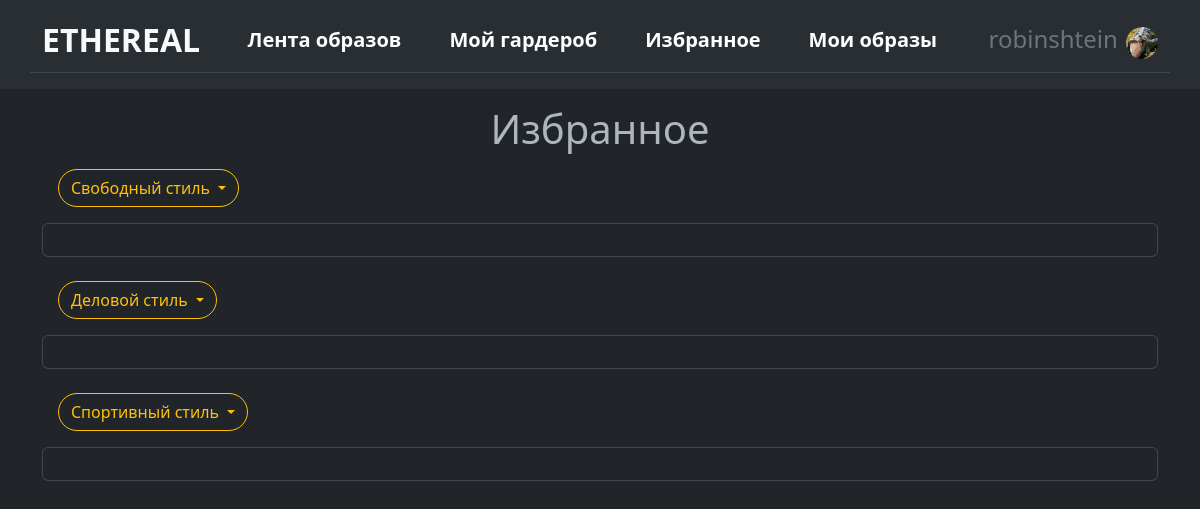
The page /favourite (signed in) on the database as committed earlier.
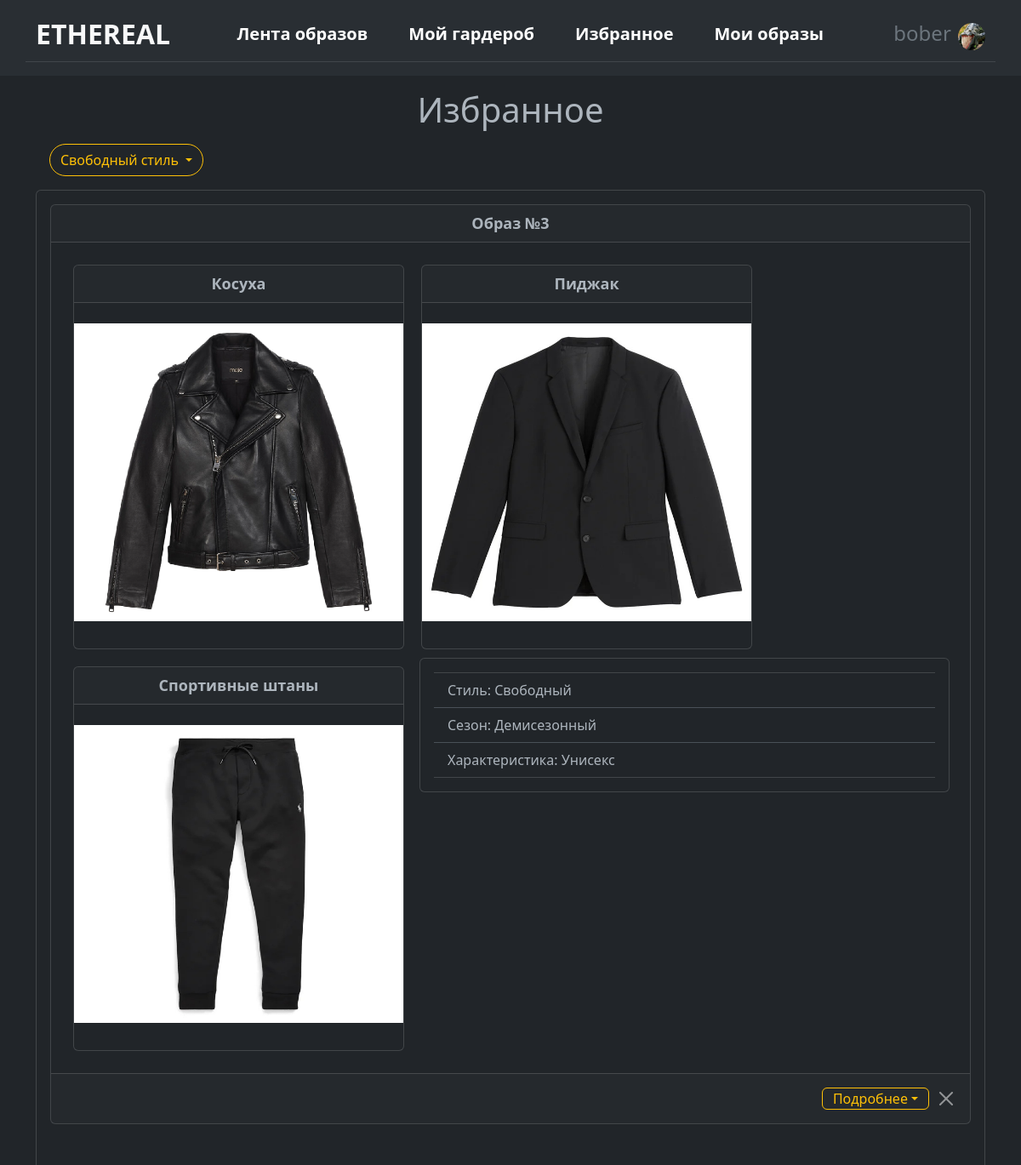
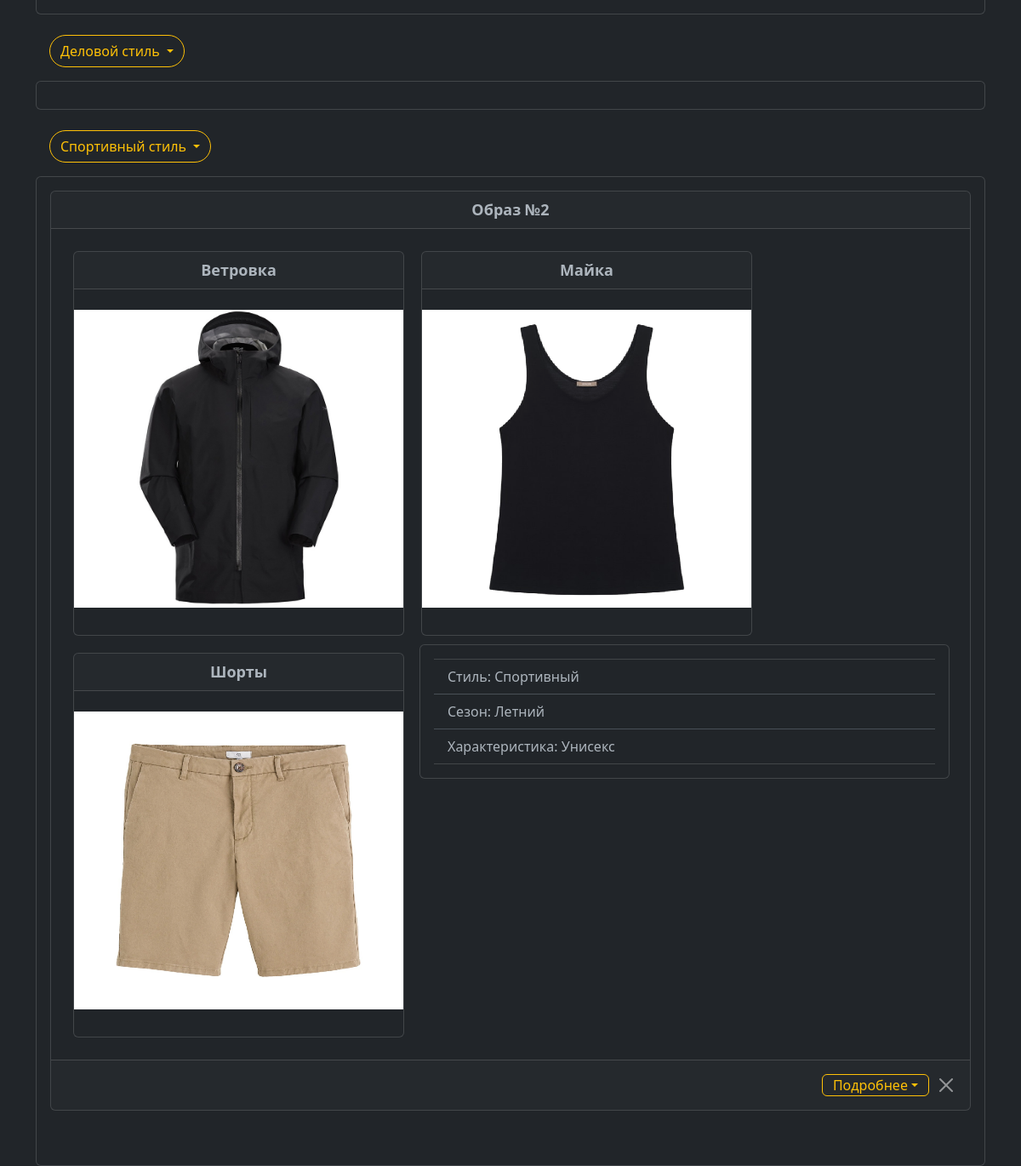
The same page on the database as committed later (2 pictures, top to bottom).
### data/users.py (models this page shows, shortened)
class Users(SqlAlchemyBase, UserMixin):
    __tablename__ = 'users'
    id = sqlalchemy.Column(sqlalchemy.Integer, primary_key=True, autoincrement=True)
    sex = sqlalchemy.Column(sqlalchemy.Integer, sqlalchemy.ForeignKey("sex.id"))
    nickname = sqlalchemy.Column(sqlalchemy.String)
    email = sqlalchemy.Column(sqlalchemy.String, index=True, unique=True)
    hashed_password = sqlalchemy.Column(sqlalchemy.String)
    image = sqlalchemy.Column(sqlalchemy.String, nullable=True)
    sex_ = orm.relationship("Sex", backref="users")
    favourite_looks = orm.relationship("Looks",
                             secondary="user_to_favourite_looks",
                             backref="user_looks")
    favourite_custom_looks = orm.relationship("CustomLooks",
                             secondary="user_to_favourite_custom_looks",
                             backref="user_custom")
    clothes = orm.relationship("Clothes",
                               secondary="user_to_clothes",
                               backref="user")

### data/custom_looks.py (models this page shows)
class CustomLooks(SqlAlchemyBase):
    __tablename__ = 'custom_looks'
    id = sqlalchemy.Column(sqlalchemy.Integer, primary_key=True, autoincrement=True)
    style = sqlalchemy.Column(sqlalchemy.Integer, sqlalchemy.ForeignKey("style.id"))
    season = sqlalchemy.Column(sqlalchemy.Integer, sqlalchemy.ForeignKey("season.id"))
    sex = sqlalchemy.Column(sqlalchemy.Integer, sqlalchemy.ForeignKey("sex.id"))
    description = sqlalchemy.Column(sqlalchemy.String, nullable=True)
    user = sqlalchemy.Column(sqlalchemy.Integer, sqlalchemy.ForeignKey("users.id"))
    styles = orm.relationship("Style", backref='custom_looks')
    seasons = orm.relationship("Season", backref='custom_looks')
    sex_ = orm.relationship("Sex", backref='custom_looks')
    users = orm.relationship("Users", backref='custom_looks')
    clothes = orm.relationship("Clothes",
                               secondary="custom_looks_to_clothes",
                               backref="custom_looks")

### data/clothes.py (models this page shows)
class Clothes(SqlAlchemyBase):
    __tablename__ = 'clothes'
    id = sqlalchemy.Column(sqlalchemy.Integer, primary_key=True, autoincrement=True)
    name = sqlalchemy.Column(sqlalchemy.String)
    type = sqlalchemy.Column(sqlalchemy.Integer, sqlalchemy.ForeignKey("type.id"))
    season = sqlalchemy.Column(sqlalchemy.Integer, sqlalchemy.ForeignKey("season.id"))
    image = sqlalchemy.Column(sqlalchemy.String, nullable=True)
    types = orm.relationship("Type", backref='clothes')
    seasons = orm.relationship("Season", backref='clothes')

### data/style.py (models this page shows)
class Style(SqlAlchemyBase):
    __tablename__ = 'style'
    id = sqlalchemy.Column(sqlalchemy.Integer, primary_key=True, autoincrement=True)
    style = sqlalchemy.Column(sqlalchemy.String)

### data/season.py (models this page shows)
class Season(SqlAlchemyBase):
    __tablename__ = 'season'
    id = sqlalchemy.Column(sqlalchemy.Integer, primary_key=True, autoincrement=True)
    season = sqlalchemy.Column(sqlalchemy.String)
    look_season = sqlalchemy.Column(sqlalchemy.String)

### data/sex.py (models this page shows)
class Sex(SqlAlchemyBase):
    __tablename__ = 'sex'
    id = sqlalchemy.Column(sqlalchemy.Integer, primary_key=True, autoincrement=True)
    sex = sqlalchemy.Column(sqlalchemy.String)

### main.py (the view)
@app.route('/favourite')
@login_required
def favourite():
    param = {}
    param['title'] = 'Избранное'
    param['casual'] = []
    param['business'] = []
    param['sportswear'] = []
    param['path'] = url_for('static', filename='img/clothes_def')
    session = db_session.create_session()
    favourites = session.get(Users, current_user.id).favourite_looks + session.get(Users, current_user.id).favourite_custom_looks
    for item in favourites:
        if item.style == 1:
            param['business'].append(item)
        elif item.style == 2:
            param['casual'].append(item)
        elif item.style == 3:
            param['sportswear'].append(item)
    return render_template('favourite.html', **param)

### data/db_session.py (called while the page is built)
def create_session() -> Session:
    global __factory
    return __factory()

### main.py (called while the page is built)
@login_manager.user_loader
def load_user(user_id):
    session = db_session.create_session()
    return session.get(Users, user_id)

### templates/favourite.html (shortened to what the changed rows need)
{% extends "base.html" %}
{% block content %}
<p>
<h1 class="text-center">Избранное</h1>
</p>
<div class="casual">
  <div class="collapse show multi-collapse" id="casual">
    <div class="card card-body">
      <div class="card-container" style="display: flex; flex-wrap: wrap;">
      {% for item in casual%}
          <div class="card mb-5 w-100">
            <div class="card-header text-center" style="font-weight: bold; font-size: 18px; width: 100%;">Образ №{{item.id}}</div>
            <div class="card-body">
            <div class="card-container" style="display: flex; flex-wrap: wrap;">
            {% for clothes in item.clothes%}
                <div class="card" style="width: 389px; margin: 10px; overflow: hidden;">
                  <div class="card-header text-center" style="font-weight: bold; font-size: 18px;">{{clothes.name}}</div>
                  <img src="{{path}}/{{clothes.image}}" style="height: 350px; width: 400px; max-width: 100%;" class="mx-auto mt-4">
                  <div class="card-body">
                  </div>
                </div>
            {% endfor %}
              <div class="col">
                <div class="card card-body mx-2">
                  <ul class="list-group list-group-flush">
                      <li class="list-group-item">Стиль: {{item.styles.style}}</li>
                      <li class="list-group-item">Сезон: {{item.seasons.look_season}}</li>
                      <li class="list-group-item">Характеристика: {{item.sex_.sex}}</li>
                  </ul>
                </div>
              </div>
            </div>
            </div>
            {% if item.user_custom %}
                {% set type = 'custom_looks' %}
            {% else %}
                {% set type = 'looks' %}
            {% endif %}
            <div class="card-footer d-flex align-items-center justify-content-end">
                <button class="btn btn-outline-warning dropdown-toggle py-0 me-2 my-2" data-bs-toggle="collapse" data-bs-target="#item_{{item.id}}" aria-expanded="false" aria-controls="item_{{item.id}}">Подробнее</button>
                <a class="btn-close" type="button" href="/delete_favourite/{{type}}/{{ item.id }}"></a>
            </div>
            </div>
      {% endfor %}
      </div>
    </div>
  </div>
</div>
<br>
<br>
<div class="sportswear">
  <div class="collapse show multi-collapse" id="sportswear">
    <div class="card card-body">
      <div class="card-container" style="display: flex; flex-wrap: wrap;">
      {% for item in sportswear%}
          <div class="card mb-5 w-100">
            <div class="card-header text-center" style="font-weight: bold; font-size: 18px; width: 100%;">Образ №{{item.id}}</div>
            <div class="card-body">
            <div class="card-container" style="display: flex; flex-wrap: wrap;">
            {% for clothes in item.clothes%}
                <div class="card" style="width: 389px; margin: 10px; overflow: hidden;">
                  <div class="card-header text-center" style="font-weight: bold; font-size: 18px;">{{clothes.name}}</div>
                  <img src="{{path}}/{{clothes.image}}" style="height: 350px; width: 400px; max-width: 100%;" class="mx-auto mt-4">
                  <div class="card-body">
                  </div>
                </div>
            {% endfor %}
              <div class="col">
                <div class="card card-body mx-2">
                  <ul class="list-group list-group-flush">
                      <li class="list-group-item">Стиль: {{item.styles.style}}</li>
                      <li class="list-group-item">Сезон: {{item.seasons.look_season}}</li>
                      <li class="list-group-item">Характеристика: {{item.sex_.sex}}</li>
                  </ul>
                </div>
              </div>
            </div>
            </div>
            {% if item.user_custom %}
                {% set type = 'custom_looks' %}
            {% else %}
                {% set type = 'looks' %}
            {% endif %}
            <div class="card-footer d-flex align-items-center justify-content-end">
                <button class="btn btn-outline-warning dropdown-toggle py-0 me-2 my-2" data-bs-toggle="collapse" data-bs-target="#item_{{item.id}}" aria-expanded="false" aria-controls="item_{{item.id}}">Подробнее</button>
                <a class="btn-close" type="button" href="/delete_favourite/{{type}}/{{ item.id }}"></a>
            </div>
            </div>
      {% endfor %}
      </div>
    </div>
  </div>
</div>
{% endblock %}

### templates/base.html (shortened to what this page needs)
<!doctype html>
<html lang="en" data-bs-theme="dark">
<head>
    <link href="https://cdn.jsdelivr.net/npm/bootstrap@5.3.0-alpha1/dist/css/bootstrap.min.css"
          rel="stylesheet">
    <link rel="stylesheet" href="/static/css/style.css">
</head>
<body>
<header class="p-3 " style="background-color: #292e33;">
    <div class="container border-bottom border-secondary-subtle">
      <div class="d-flex flex-wrap align-items-center justify-content-center mb-2">
        <a href="/" class="d-flex align-items-center mb-3 mb-md-0 me-md-auto link-light text-decoration-none">
        <span class="fs-2 fw-bold text-uppercase">Ethereal</span>
        </a>
        {% if current_user.is_authenticated %}
            <ul class="nav col-12 col-lg-auto me-lg-auto mb-2 justify-content-center mb-md-0 fs-5 fw-semibold">
              <li><a href="/looks_feed" class="nav-link px-4 text-white">Лента образов</a></li>
              <li><a href="/wardrobe" class="nav-link px-4 text-white">Мой гардероб</a></li>
              <li><a href="/favourite" class="nav-link px-4 text-white">Избранное</a></li>
              <li><a href="/looks" class="nav-link px-4 text-white">Мои образы</a></li>
            </ul>
        {% endif %}
            <div class="text-end">
              {% if current_user.is_authenticated %}
                    <div class="dropdown text-end">
                        <a href="#" class="d-block link-secondary text-decoration-none" data-bs-toggle="dropdown" aria-expanded="false">
                            <span class="fs-4 mx-1">{{ current_user.nickname }}</span>
                            <img src="/static/img/avatars/image{{ current_user.id }}.png" alt="mdo" width="32" height="32" class="rounded-circle">
                        </a>
                    </div>
              {% else %}
                    <a type="button" class="btn btn-outline-light me-2" href="/login">Войти</a>
                    <a type="button" class="btn btn-outline-warning" href="/register">Зарегистрироваться</a>
              {% endif %}
            </div>
        </div>
        </div>
</header>
<main role="main" class="container">
    {% block content %}{% endblock %}
</main>

Rows that differ between the two databases and show on the page:
changed Users: nickname "robinshtein" → "bober"
now on this page (row edited): CustomLooks: id "3", styles.style "Свободный", seasons.look_season "Демисезонный", sex_.sex "Унисекс", shown under "Избранное"
now on this page (row unchanged): Clothes: name "Косуха", image (picture), shown under "3"
now on this page (row unchanged): Clothes: name "Пиджак", image (picture), shown under "3"
now on this page (row unchanged): Clothes: name "Спортивные штаны", image (picture), shown under "3"
now on this page (row edited): CustomLooks: id "2", styles.style "Спортивный", seasons.look_season "Летний", sex_.sex "Унисекс"
now on this page (row unchanged): Clothes: name "Ветровка", image (picture), shown under "2"
now on this page (row unchanged): Clothes: name "Майка", image (picture), shown under "2"
now on this page (row unchanged): Clothes: name "Шорты", image (picture), shown under "2"
